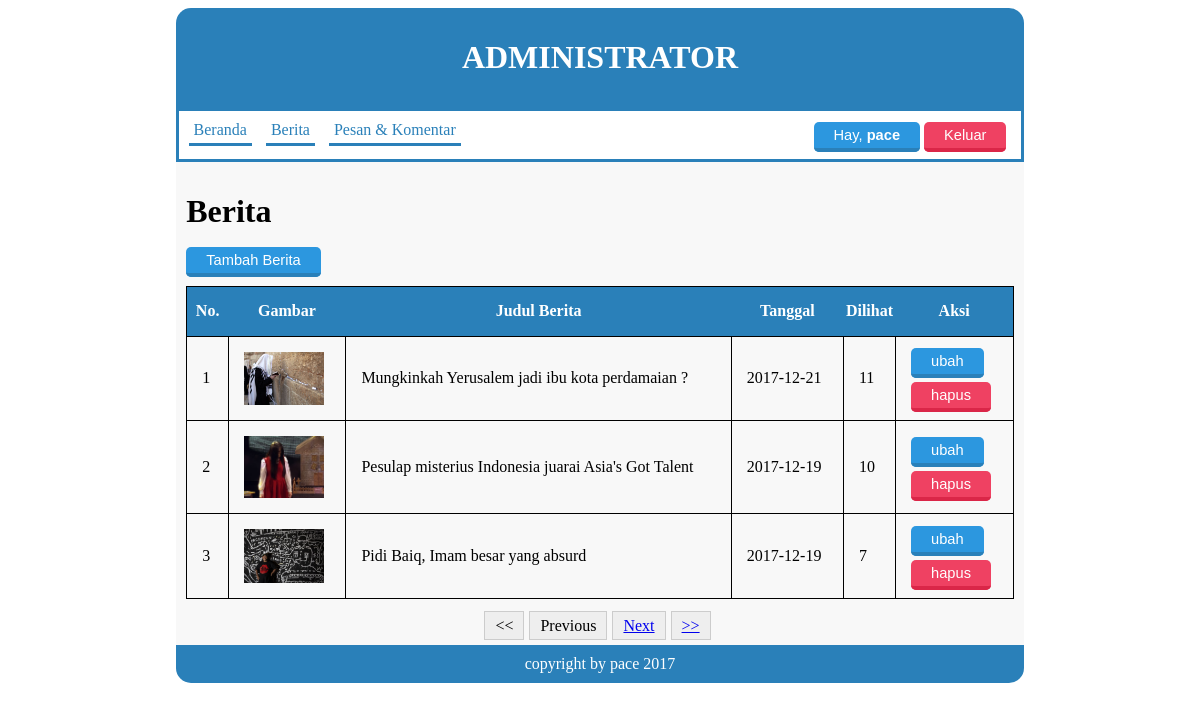
Screenshot of /admin/index.php?page=news (signed in) with the database file from the repository.
### tables this page shows
CREATE TABLE `tbl_news` (
  `id_news` int(100) NOT NULL,
  `title_news` varchar(100) NOT NULL,
  `content_news` text NOT NULL,
  `created` date NOT NULL,
  `hits` int(5) NOT NULL,
  `name_image` varchar(50) NOT NULL,
  `type_image` varchar(50) NOT NULL,
  `size_image` bigint(20) NOT NULL
);

### admin/page/news/news.php (the view, shortened to what this page needs)
<?php
    include '../lib/koneksi.php';
    $hal = isset($_GET['hal']) ? $_GET['hal'] : 1;
    $batas = 3;
    $posisi = ($hal-1) * $batas;
    $query = $conn->prepare("SELECT * FROM tbl_news LIMIT $posisi, $batas");
    $query->execute();
    $data = $query->fetchAll();
?>
<h1>Berita</h1>
<a href="?page=add_news"class="tombol-biru">Tambah Berita</a><br><br>
<table class="news">
  <tr>
    <th>No.</th>
    <th>Gambar</th>
    <th>Judul Berita</th>
    <th>Tanggal</th>
    <th>Dilihat</th>
    <th>Aksi</th>
  </tr>
  <?php
  $no=1;
  foreach ($data as $value): ?>
      <tr>
          <td><?php echo $no++; ?></td>
          <td>
            <img src="../img/news/<?= $value['name_image'];?>" width="80">
          </td>
          <td><?php echo $value['title_news'] ?></td>
          <td><?php echo $value['created'] ?></td>
          <td><?php echo $value['hits'] ?></td>
          <td>
            <a class="tombol-biru" href="?page=edit_news&id=<?php echo $value['id_news']; ?>">ubah</a><br><br>
            <a class="tombol-merah" href="?page=delete_news&id=<?php echo $value['id_news']; ?>">hapus</a>
          </td>
      </tr>
  <?php
  endforeach;
   ?>
</table>
<br>
<?php
  $semua = $conn->prepare("SELECT * FROM tbl_news");
  $semua->execute();
  $jmldata = $semua->rowCount();
  $jmlhal = ceil($jmldata/$batas);
  $sebelum = $hal - 1;
  $berikut = $hal + 1;
  echo "<div class='paging'>";
  if ($hal > 1){
    echo "<span><a href='?page=news&hal=1'><<</a></span>";
    echo "<span><a href='?page=news&hal=$sebelum'>Previous</a></span>";
  }else {
    echo "<span><<</span>";
    echo "<span>Previous</span>";
  }
  if ($hal < $jmlhal){
    echo "<span><a href='?page=news&hal=$berikut'>Next</a></span>";
    echo "<span><a href='?page=news&hal=$jmlhal'>>></a></span>";
  }else {
    echo "<span>Next</span>";
    echo "<span>>></span>";
  }
  echo "</div>";
?>

### admin/style.css (style rules this page uses)
.tombol-biru { background:#2C97DF; color:white; border-top:0; border-left:0; border-right:0; border-bottom:4px solid #2A80B9; border-radius: 5px; padding:5px 20px; text-decoration:none; font-family:sans-serif; font-size:11pt; }
.tombol-merah { background:#ef4162; color:white; border-top:0; border-left:0; border-right:0; border-bottom:4px solid #da2648; border-radius: 5px; padding:5px 20px; text-decoration:none; font-family:sans-serif; font-size:11pt; }
table.news { border-collapse: collapse; border: 1px solid black; width: 100%; }
.news td { padding: 15px; border: 1px solid black; }
.news th { background-color: #2A80B9; color: white; height: 50px; }
.paging { text-align: center; }
.paging span { padding: 5px 10px; margin-right: 5px; background: #eee; border: 1px solid #ccc; }

### rows the page displays
tbl_news: name_image (picture), title_news "Mungkinkah Yerusalem jadi ibu kota perdamaian ?", created "2017-12-21", hits "11"
tbl_news: name_image (picture), title_news "Pesulap misterius Indonesia juarai Asia's Got Talent", created "2017-12-19", hits "10"
tbl_news: name_image (picture), title_news "Pidi Baiq, Imam besar yang absurd", created "2017-12-19", hits "7"

### other values shown
$user "pace"
